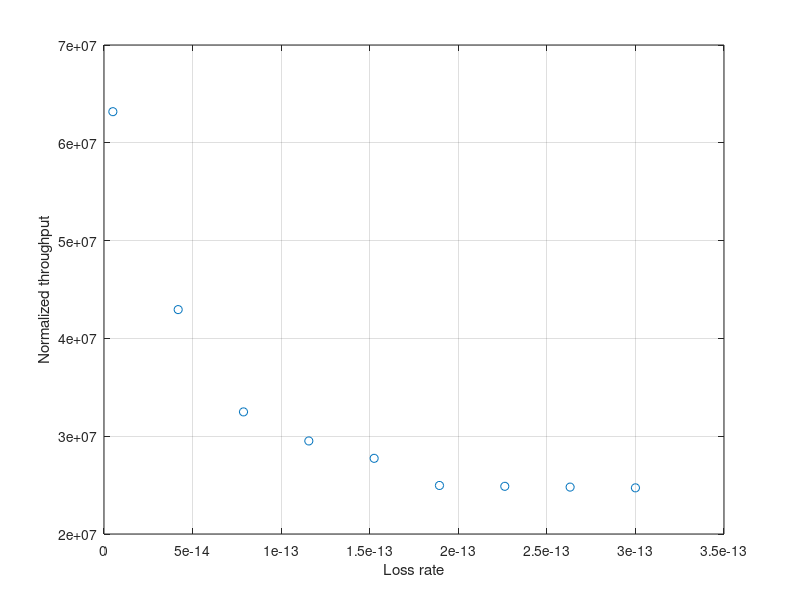

Write the MATLAB code that produced this figure.
clear all;
clc;

%------------parameters-----------------------------------------------------
C=500*10^6;
RTT=150*10^(-3);
RTT0 = 25*10^-3;
alpha=0.4;
beta=0.9;
ph = RTT/RTT0;


N=100; %The total number of state of TCP CUBIC
Da=1460; %bytes in one segment
W=C*RTT/(8*Da);
K=1000;
% SNR = 0:1:20;
% Pe = [0.999999532	0.99999495	0.999944	0.999551569	0.997369278	0.988507364	0.961834979	0.901253115	0.795176513	0.648443118	0.483809533	0.329774969	0.205505725	0.118713625	0.063909832	0.0322979	0.015413036	0.006977893	0.003008113	0.00123878	4.89E-04]';
% mu=-2:0.1:0;
% tput=zeros(length(mu),1);
% lamda =zeros(length(mu),1);
% mu=-8:0.8:0;
% Pe = zeros(length(mu),1);
% for l=1:1:length(mu)
%     Pe(l,1)=10^mu(l);
% end
Pe =[0.003621358	0.008032641	0.013966351	0.020973181	0.028645852	0.03666317	0.044788136	0.052853109	0.06074366]';
% mu=-2:0.1:0;
% tput=zeros(length(mu),1);
% lamda =zeros(length(mu),1);
C_0 =5*10^-15 :3.6875*10^-14:3*10^-13;
lamda = zeros(length(Pe),1);
tput=zeros(length(Pe),1);



%---------------------Initiate lamda---------------------------------------
% for l=1:1:length(Pe)
%     lamda(l)=10^mu(l);
% end


for i=1:length(Pe)
%     Wmax = nthroot(((1-exp(-Pe(i,1)*(W^(4/3))*C_cubic))/(Pe(i,1)*C_cubic)),4/3);
%     lamda(i,1) = nthroot(C_cubic/(beta*Wmax),3);
    Wmax =sqrt(((8*ph^2)*(1-exp(-(Pe(i,1)*3*W^2)/(8*ph^2))))/(3*Pe(i,1)));
    lamda(i,1) = (2*ph^2)/(RTT*Wmax);
    x=zeros(K,1);
    x(1)=0;
    tloss=exprnd(1/lamda(i,1),K,1);
    t=zeros(K,1);
    s=zeros(K,1);
    D=zeros(K,1);
    for k=1:K
        D(k)= ((W-beta*x(k))/ph^2)*RTT;
        % (W-beta*x(k))/ph^2
        t(k)=min(tloss(k),D(k));
        x(k+1)= ((ph^2)*t(k)/RTT) + beta*x(k);
%         L=nthroot((beta)*x(k,1)/(alpha),3);
        s(k)=(((ph*t(k))^2)/(2*RTT)) + beta*x(k)*t(k);
        
               
    end
   
    T=0;
    S=0;
    
    for m=1:K
        T=T+t(m);
        S=S+s(m);
    end
    R=S/(T);
    tput(i) = (R/(W))*C; % Nhân với C
    
end
tput = [63182047.01	42944689.99	32485647.88	29514329.47	27738358.7	24961803.99	24876382.44	24795921.16	24720071.82]';
plot(C_0,tput,'o');
hold on;
xlabel('Loss rate');
ylabel('Normalized throughput');
grid on;                    
          
                
               
        
        
        
        
        
        
        
        
   
        
    
    
    